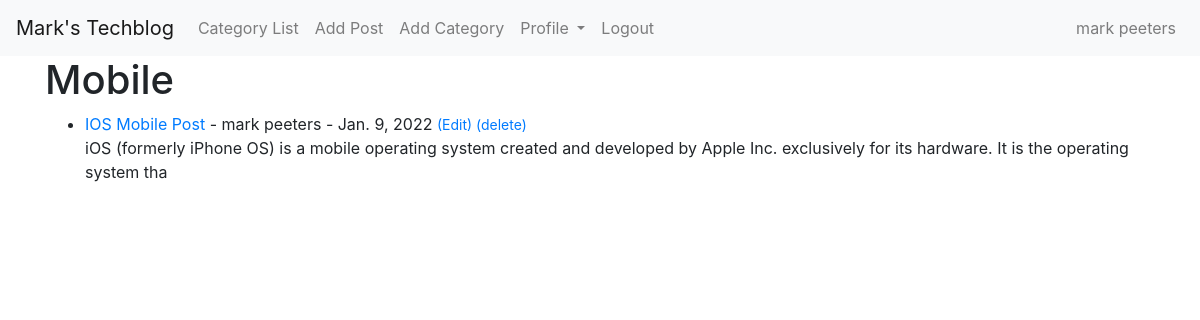
The page /category/mobile/ (signed in) on the database as committed earlier.
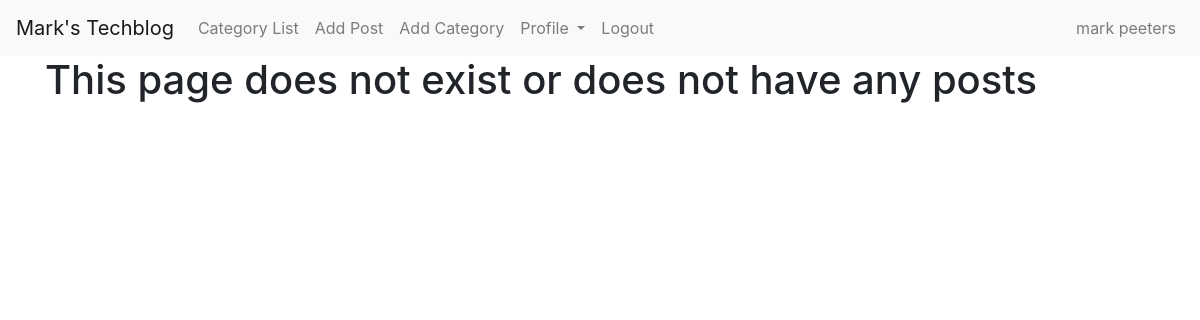
The same page on the database as committed later.
### blog/models.py (models this page shows, shortened)
class Post(models.Model):
    title = models.CharField(max_length=50)
    head_img = models.ImageField(null=True, blank=True, upload_to="images/")
    title_tag = models.CharField(max_length=150)
    author = models.ForeignKey(User, on_delete=models.CASCADE)
    content = RichTextField(blank=True, null=True)
    publication_date = models.DateField(auto_now_add=True)
    category = models.CharField(max_length=150, default='uncategorised')
    snip = models.CharField(max_length=150)
    likes = models.ManyToManyField(User, related_name='blog_post')

### blog/views.py (the view)
# urls.py: path('category/<str:cats>/', CategoryView, name='category'),
def CategoryView(request, cats):
    category_posts = Post.objects.filter(category=cats.replace('-', ' '))
    return render(request, 'categories.html', {'cats': cats.title().replace('-', ' '), 'category_posts': category_posts})

### blog/templates/categories.html
{% extends 'base.html' %}
{% block content %}
{% if category_posts %}
<h1>{{ cats}} </h1>
<ul>
{% for post in category_posts %}
<li><a href="{% url 'article-detail' post.pk %}">{{ post.title }}</a>
    - {{ post.author.first_name }}
    {{ post.author.last_name }} - {{ post.publication_date }}
    {% if user.is_authenticated %}
    <small><a href="{% url 'edit_post' post.pk %}">(Edit)</a>
    <a href="{% url 'delete_post' post.pk %}">(delete)</a>
    {% endif %}
    </small><br/>
    {{ post.content|slice:":150"|safe }}</li>
    {% endfor %}
</ul>
{% else %}
<h1>This page does not exist or does not have any posts</h1>
{% endif %}
{% endblock %}

Rows that differ between the two databases and show on the page:
removed Post: category "Mobile", title "IOS Mobile Post", author.first_name "mark", author.last_name "peeters", publication_date "Jan. 9, 2022", content "iOS (formerly iPhone OS) is a mobile operating system created and developed by Apple Inc. exclusively for its hardware. It is the operating system tha"
Other text that changed with them:
text now shown: "This page does not exist or does not have any posts"
